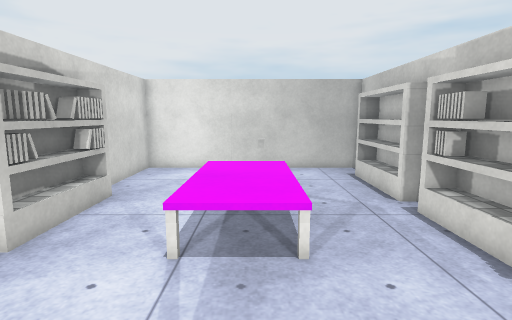
View 1 (above)

12 first-person views from a walk through a Unity game level. The camera is 1.4 m above the floor, tilts 8° down and sees 80° across. The floor is counted in squares, 0.5 m on a side. Each view is taken from the middle of a square. On the plan, view 1 faces up. The plan holds only what a view shows up to about 20 squares ahead; the rest is blank. The place goes on beyond the plan. The player character is not drawn. Surface patterns are stand-ins for the level's own textures.

View 2
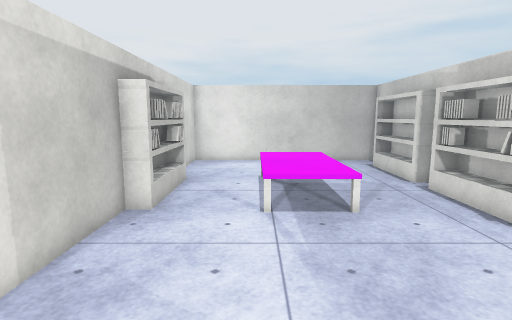

View 3
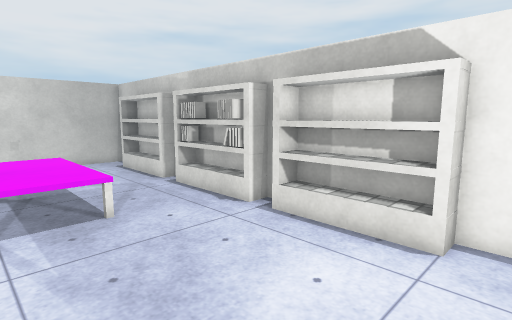

View 4
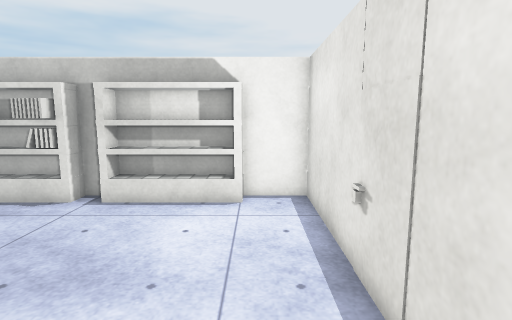

View 5
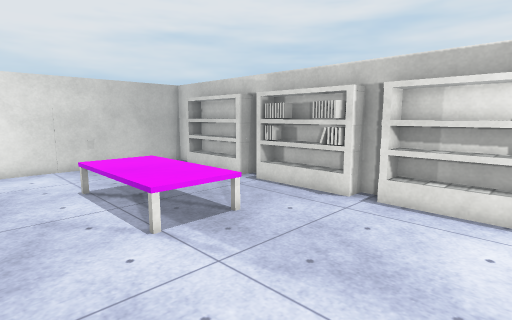

View 6
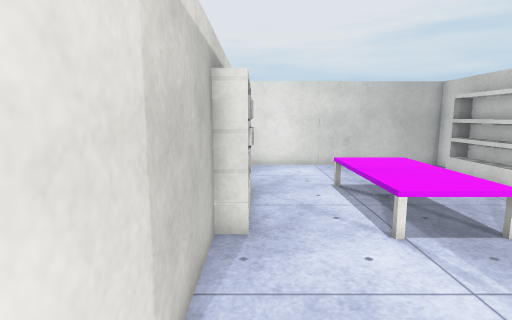

View 7
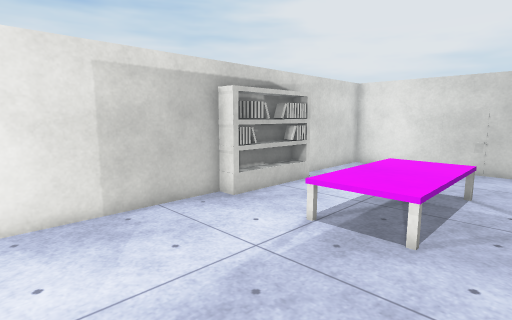

View 8
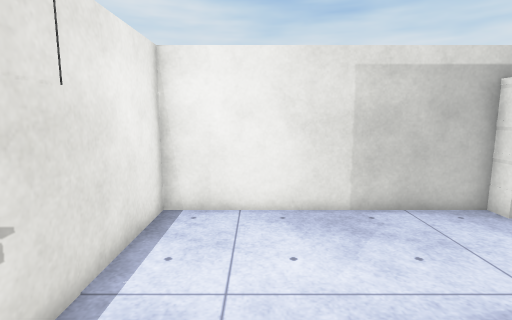

View 9
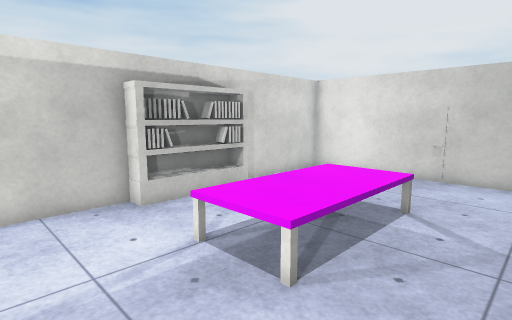

View 10
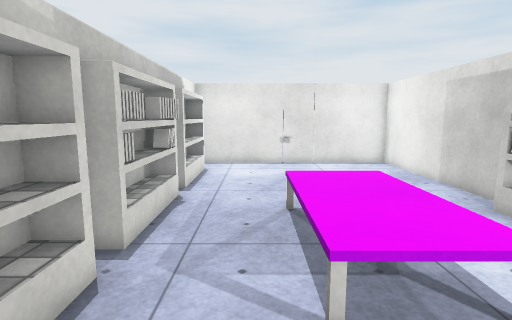

View 11
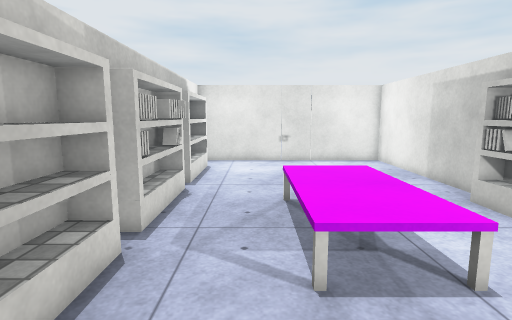

View 12
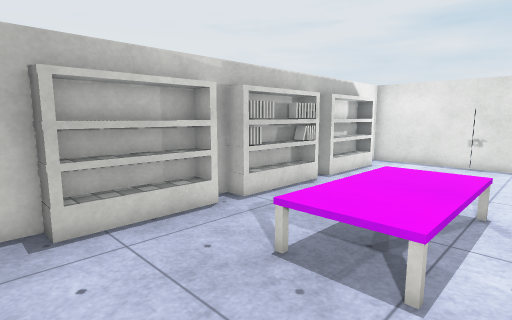

### Floor plan
Points are (right, up) in squares from view 1. A wall is a line through its corners. A room is listed if a view was taken in it or the views show most of it. See-through windows are left out.
Room 1 (views 1, 2, 3, 4, 5, 6, 7, 8, 9, 10, 11, 12)
walls: (4.7, 5.3) (5.2, 5.3); (4.6, 4.7) (4.7, 5.3); (4.8, 7.3) (4.9, 8.4); (-5.1, 6.9) (-5.6, 6.9); (-5.1, 7.1) (-5.8, 7.1); (-5, 7.6) (-5.6, 7.7); (-5.2, 7) (-5.7, 7.1); (-5.2, 7.4) (-5.2, 6.4); (5.2, 4.5) (4.6, 4.7) (4.8, 5.7); (-5.1, 7.9) (-5.5, 6.3); (5.4, 7.8) (4.8, 7.8); (-5.2, 10.2) (-5.2, 9); (5.7, -3.8) (5.7, 16.8) (-6, 16.8) (-6, -3.8) (5.7, -3.8)
objects: bookshelf (-5, 6); bookshelf (-5, 11); table (-2, 6) to (1, 11); bookshelf (5, -2) to (5, 3); bookshelf (5, 4); bookshelf (5, 6) to (5, 7); bookshelf (5, 9); bookshelf (5, 10) to (5, 15)

Where each view was taken, in squares from view 1:
view 1: 0 up, 0 right, facing up
view 2: 3 down, 2 left, facing up
view 3: 3 down, 2 left, facing up-right
view 4: 2 down, 5 left, facing right
view 5: 1 down, 5 left, facing up-right
view 6: 1 down, 5 left, facing up
view 7: 1 down, 3 right, facing up-left
view 8: 1 down, 3 right, facing left
view 9: 2 up, 4 right, facing up-left
view 10: 15 up, 2 right, facing down
view 11: 16 up, 2 right, facing down
view 12: 16 up, 3 left, facing down-right
